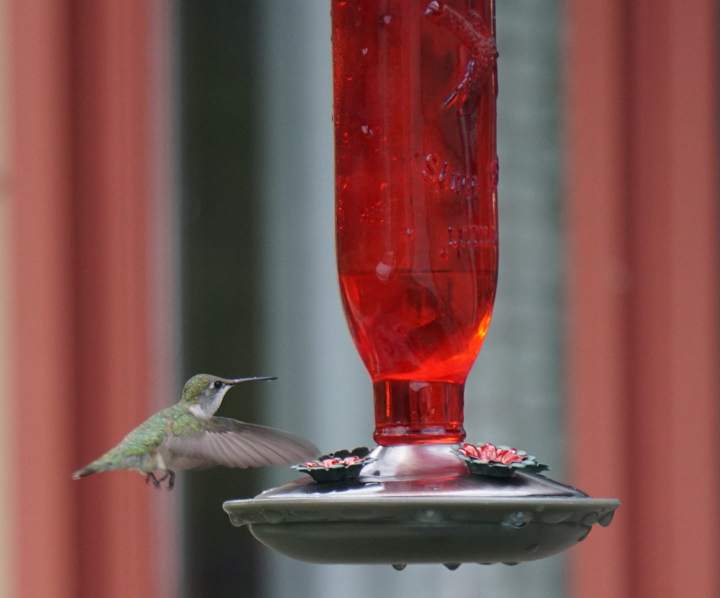
#> input picture CV/CV_WEEK02_1_AM/hummingbird.jpg, 1440 x 1195 px (shown at 1/2 size)
$ jupyter execute --allow-errors combine_study.ipynb
#> lines starting #> are read from the running program, lines starting #| are printed output that depends on the picture
#> (a cell that did not finish here is left out)

[cell 2]
# image paste

from PIL import Image

def paste_demo(image_path, output_path, crop_coords):
#> called with image_path = 'hummingbird.jpg', output_path = 'hummingbird_paste.jpg', crop_coords = (125, 712, 642, 963)
    image = Image.open(image_path)
#> image is the input picture: PIL image 1440x1195 RGB; mean R, G, B 124.9, 81.9, 78.8
    cropped_image = image.crop(crop_coords)
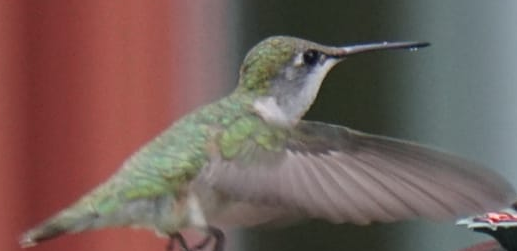
#> cropped_image: PIL image 517x251 RGB; mean R, G, B 116.3, 95.5, 90.4
    image.paste(cropped_image, (0,0))
    image.save(output_path)

if __name__ == "__main__":
    coords = (125, 712, 642, 963)
    paste_demo("hummingbird.jpg", "hummingbird_paste.jpg", coords)

[cell 3]
# image tiling

from PIL import Image

def image_tiling(image_path, output_path, crop_coords):
#> called with image_path = 'hummingbird.jpg', output_path = 'hummingbird_tiling.jpg', crop_coords = (125, 712, 642, 963)
    image = Image.open(image_path)
    width, height = image.size
#> width = 1440; height = 1195
    print(width)
#| 1440
    print(height)
#| 1195
    new_image = Image.new("RGB", (width, height))
#> new_image: PIL image 1440x1195 RGB; every value is 0

    cropped_image = image.crop(crop_coords)            # crop한 이미지의 객체
    cropped_width, cropped_height = cropped_image.size # crop한 이미지의 너비와 높이
#> cropped_width = 517; cropped_height = 251
    print(cropped_width)
#| 517
    print(cropped_height)
#| 251

    for left_pos in range(0, width, cropped_width):
        for top_pos in range(0, height, cropped_height):
            new_image.paste(cropped_image, (left_pos, top_pos))
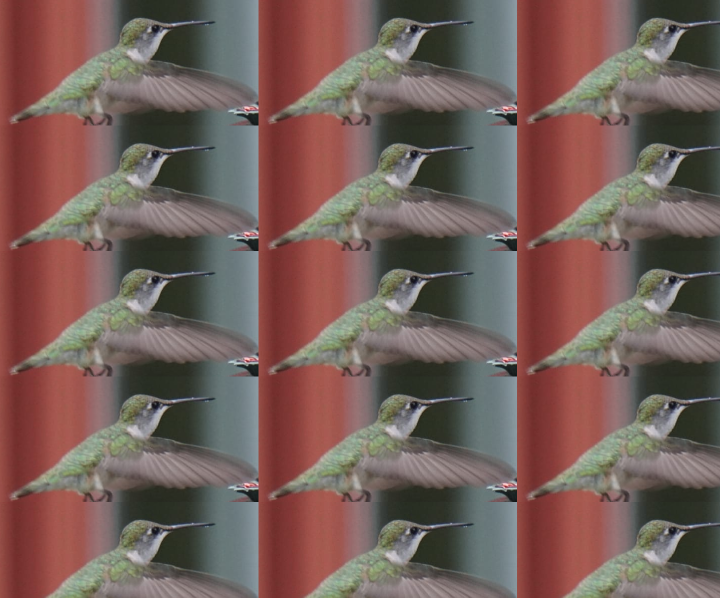
#> new_image: PIL image 1440x1195 RGB (shown at 1/2 size); mean R, G, B 117.2, 94.1, 88.4
    new_image.save(output_path)

if __name__ == "__main__":
    coords = (125, 712, 642, 963)
    image_tiling("hummingbird.jpg", "hummingbird_tiling.jpg", coords)

[cell 4]
# Image Concatenate / String Concatenate
# 너비를 기준으로 하든, 높이를 기준으로 하든 연결하는 이미지의 너비나 높이가 같아야
# 최고의 연결 결과를 얻을 수 있다.

# 같은 크기가 아닐 경우
# 1) 어떤 이미지를 crop 해서 연결하거나
# 2) 이미지 크기를 조정하거나
# 3) 이미지 2개중 작은 것에 margin (이미지의 외곽)을 추가

from PIL import Image

def concatenate_vertically(first_image_path, second_image_path, output_image_path):
    image_one = Image.open(first_image_path)
    image_two = Image.open(second_image_path)
    height = image_one.height + image_two.height
    new_image = Image.new("RGB", (image_one.width, height))

    new_image.paste(image_one, (0,0))
    new_image.paste(image_two, (0, image_one.height))

    new_image.save(output_image_path)

def concatenate_horizontally(first_image_path, second_image_path, output_image_path):
#> called with first_image_path = 'silver_falls.jpg', second_image_path = 'silver_falls2.jpg', output_image_path = 'silver_combine_horizontally.jpg'
    image_one = Image.open(first_image_path)
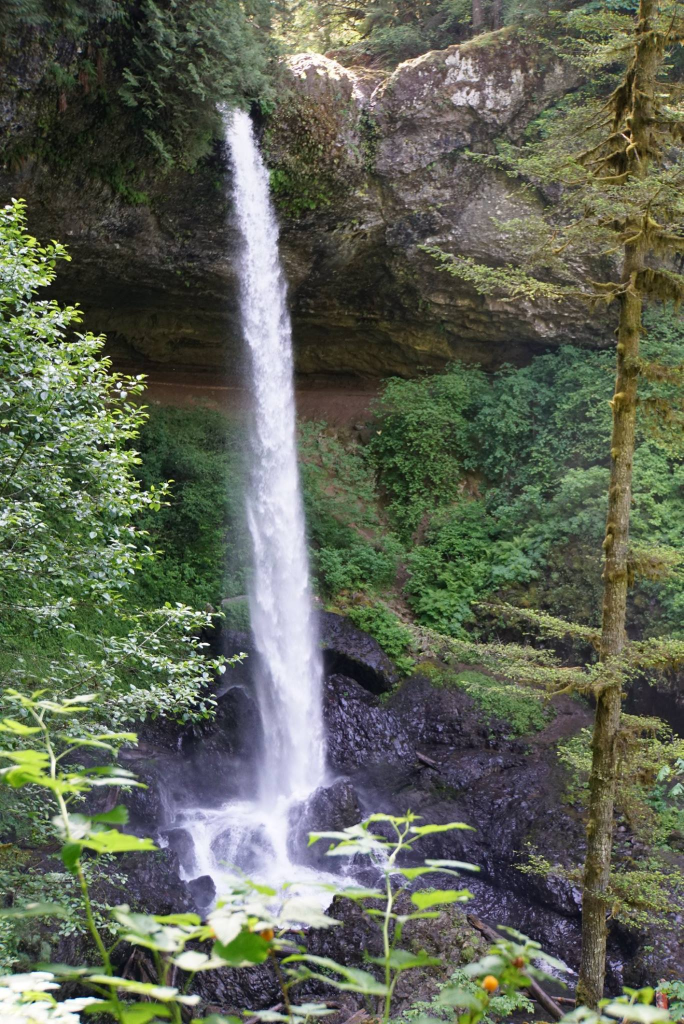
#> input picture CV/CV_WEEK02_1_AM/silver_falls.jpg, 1367 x 2048 px (shown at 1/2 size)
#> image_one is the input picture: PIL image 1367x2048 RGB; mean R, G, B 94.6, 100.4, 85
    image_two = Image.open(second_image_path)
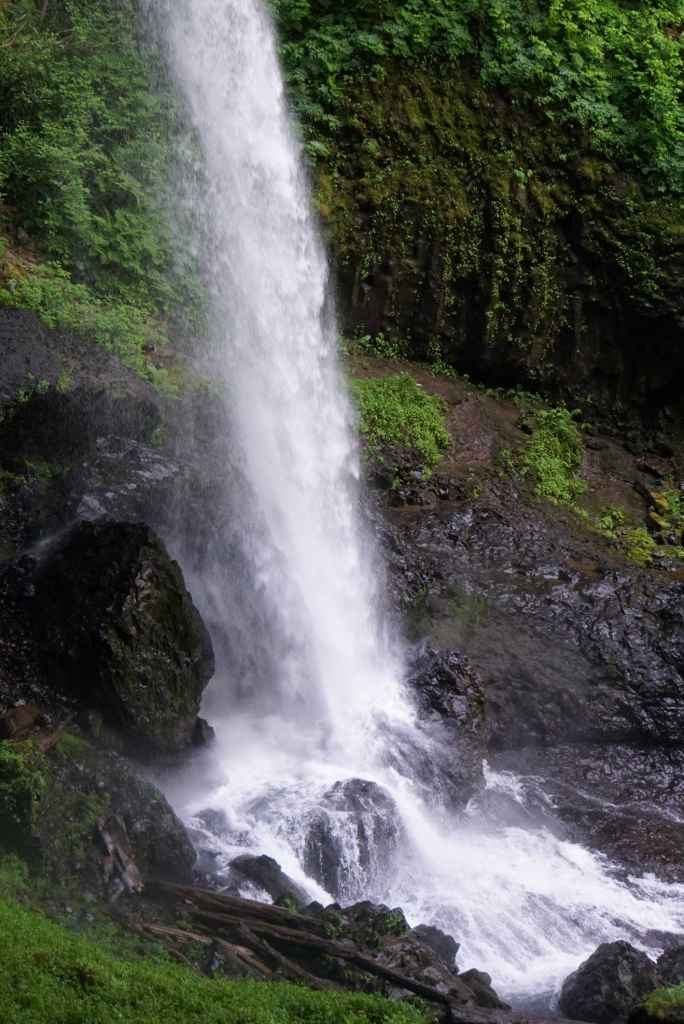
#> input picture CV/CV_WEEK02_1_AM/silver_falls2.jpg, 1367 x 2048 px (shown at 1/2 size)
#> image_two is the input picture: PIL image 1367x2048 RGB; mean R, G, B 86.2, 89, 83.7
    width = image_one.width + image_two.width
#> width = 2734
    new_image = Image.new("RGB", (width, image_one.height))
#> new_image: PIL image 2734x2048 RGB; every value is 0

    new_image.paste(image_one, (0,0))
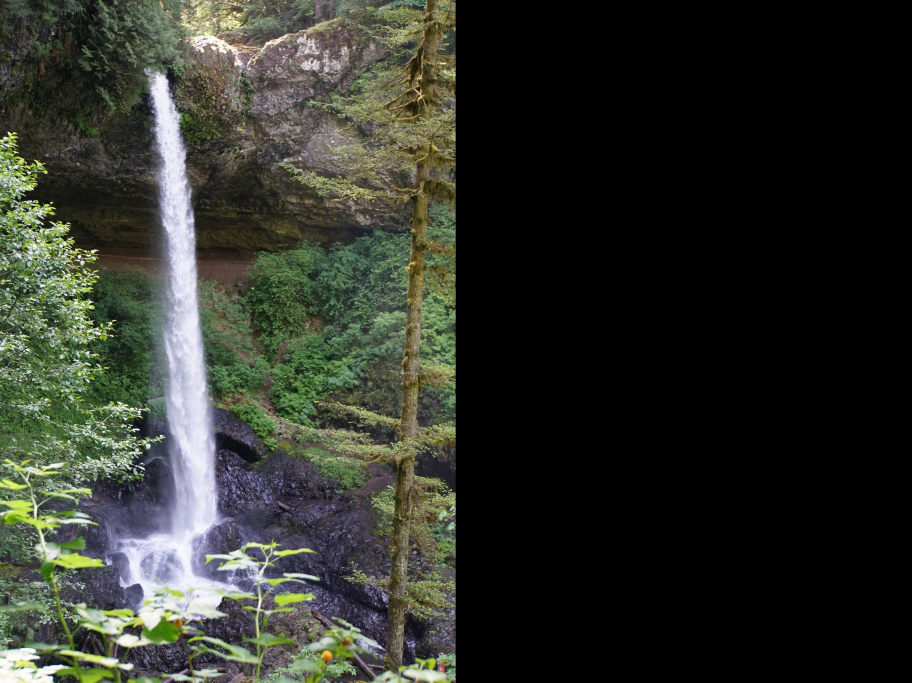
#> new_image: PIL image 2734x2048 RGB (shown at 1/3 size); mean R, G, B 47.3, 50.2, 42.5
    new_image.paste(image_two, (image_one.width, 0))
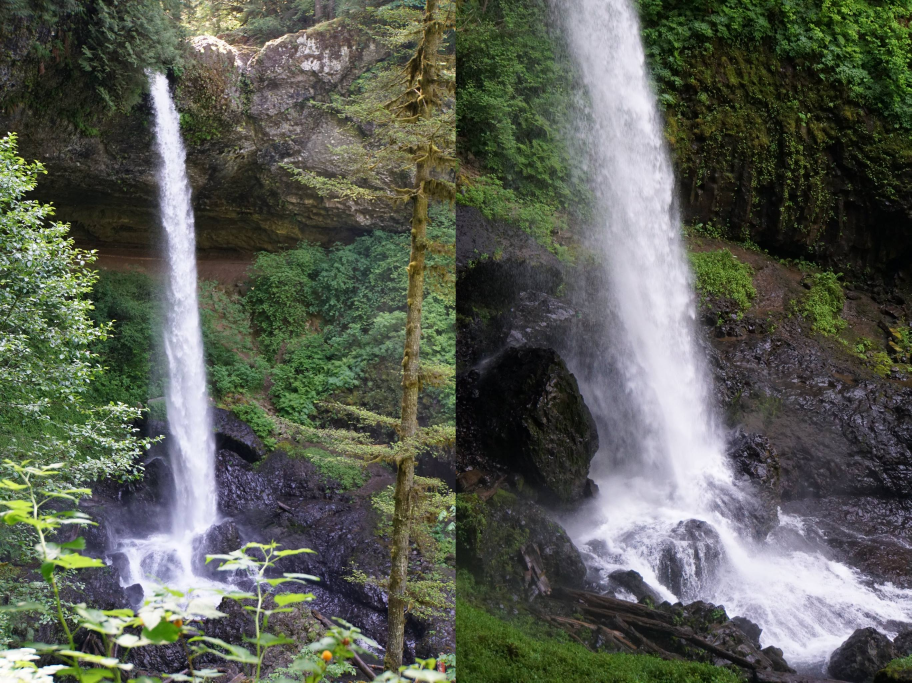
#> new_image: PIL image 2734x2048 RGB (shown at 1/3 size); mean R, G, B 90.4, 94.7, 84.3
    new_image.save(output_image_path)


if __name__ == "__main__":
    #concatenate_vertically("silver_falls.jpg", "silver_falls2.jpg", "silver_combine_vertically.jpg")
    concatenate_horizontally("silver_falls.jpg", "silver_falls2.jpg", "silver_combine_horizontally.jpg")

[cell 5]
## 다른 크기의 이미지의 높이, 폭을 맞춰서 이어붙이기

from PIL import Image

def concatenate_vertically(first_image_path, second_image_path, output_image_path):
#> called with first_image_path = 'hummingbird.jpg', second_image_path = 'silver_falls2.jpg', output_image_path = 'combine_vertically.jpg'
    image_one = Image.open(first_image_path)
    image_two = Image.open(second_image_path)
    height = image_one.height + image_two.height
#> height = 3243
    width = min(image_one.width + image_two.width)
    new_image = Image.new("RGB", (width, height))

    new_image.paste(image_one, (0,0))
    new_image.paste(image_two, (0, image_one.height))

    new_image.save(output_image_path)

def concatenate_horizontally(first_image_path, second_image_path, output_image_path):
    image_one = Image.open(first_image_path)
    image_two = Image.open(second_image_path)
    height = min(image_one.height + image_two.height)
    width = image_one.width + image_two.width
    new_image = Image.new("RGB", (width, height))

    new_image.paste(image_one, (0,0))
    new_image.paste(image_two, (image_one.width, 0))
    new_image.save(output_image_path)


#> (the rest of this cell did not finish here and is left out)

[cell 6]
# watermark

from PIL import Image

def watermark(input_image_path, output_image_path, watermark_image_path, position):
    base_image = Image.open(input_image_path)
    watermark_image = Image.open(watermark_image_path)

    base_image.paste(watermark_image, position)
    base_image.save(output_image_path)

#> (the rest of this cell did not finish here and is left out)

[cell 7]
# watermark
# 투명하고 우리가 알고있는 워터마크
# 워터마크 처리를 할 때 transparency를 지원하지 않으면

from PIL import Image

def watermark_with_transparency(input_image_path, output_image_path, watermark_image_path, position):
    base_image = Image.open(input_image_path)
    watermark = Image.open(watermark_image_path)

    width, height = base_image.size
    transparent = Image.new("RGB", (width, height), (0, 0, 0, 0))
    transparent.paste(base_image, (0, 0))
    transparent.paste(watermark, position, mask = watermark)
    transparent.save(output_image_path)

#> (the rest of this cell did not finish here and is left out)

[cell 8]
# Image composite

from PIL import Image

def composite_image(input_image_path, input_image_path_2, output_path):
#> called with input_image_path = 'hummingbird.jpg', input_image_path_2 = 'silver_falls.jpg', output_path = 'composited.jpg'
    image1 = Image.open(input_image_path)
    image2 = Image.open(input_image_path_2).resize(image1.size)
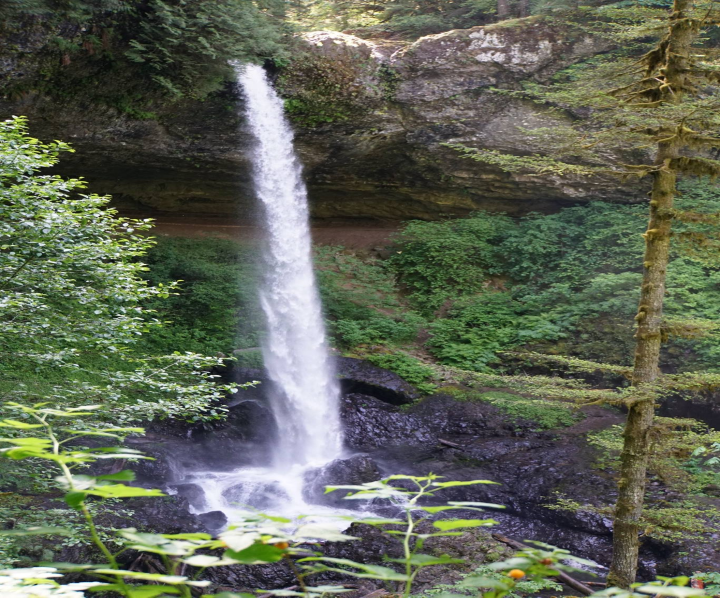
#> image2: PIL image 1440x1195 RGB (shown at 1/2 size); mean R, G, B 94.6, 100.4, 85

    mask = Image.new("L", image1.size, 150) # 0~255
#> mask: PIL image 1440x1195 L; every value is 150

    composite_images = Image.composite(image1, image2, mask)
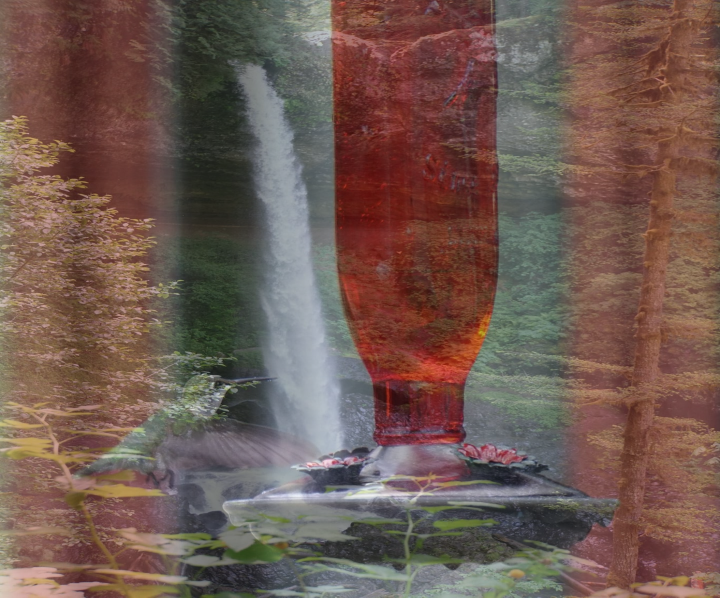
#> composite_images: PIL image 1440x1195 RGB (shown at 1/2 size); mean R, G, B 112.4, 89.5, 81.4
    composite_images.save(output_path)

if __name__ == "__main__":
    composite_image("hummingbird.jpg", "silver_falls.jpg", "composited.jpg")

[cell 9]
# Image Blending

from PIL import Image
def blend(input_image_path, input_image_path_2, output_path, alpha):
#> called with input_image_path = 'silver_falls.jpg', input_image_path_2 = 'silver_falls2.jpg', output_path = 'blended0.2.png', alpha = 0.2
    image1 = Image.open(input_image_path).convert("RGBA")
    image2 = Image.open(input_image_path_2).convert("RGBA")
#> image2: PIL image 1367x2048 RGBA

    if image1.size != image2.size:
        print("이미지가 같은 크기가 아닙니다.")
        return
    blended_image = Image.blend(image1, image2, alpha)
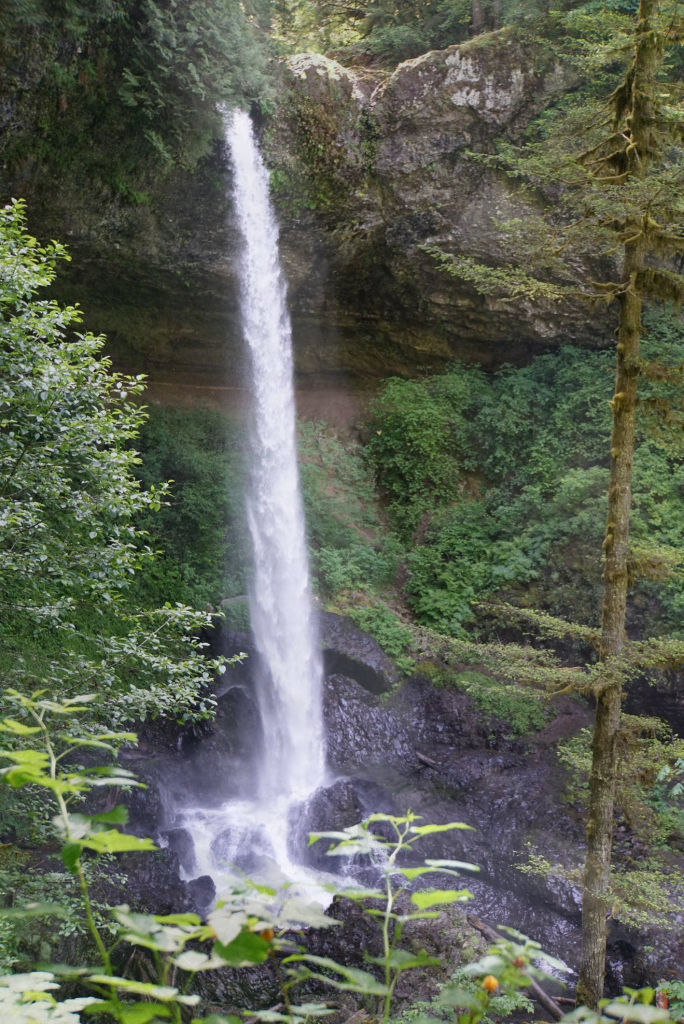
#> blended_image: PIL image 1367x2048 RGBA (shown at 1/2 size); mean R, G, B, A 92.5, 97.8, 84.4, 255
    blended_image.save(output_path)

if __name__ == "__main__":
    blend("silver_falls.jpg", "silver_falls2.jpg", "blended0.2.png", alpha=0.2)  ## 알파값을 높여서 잘 섞음
